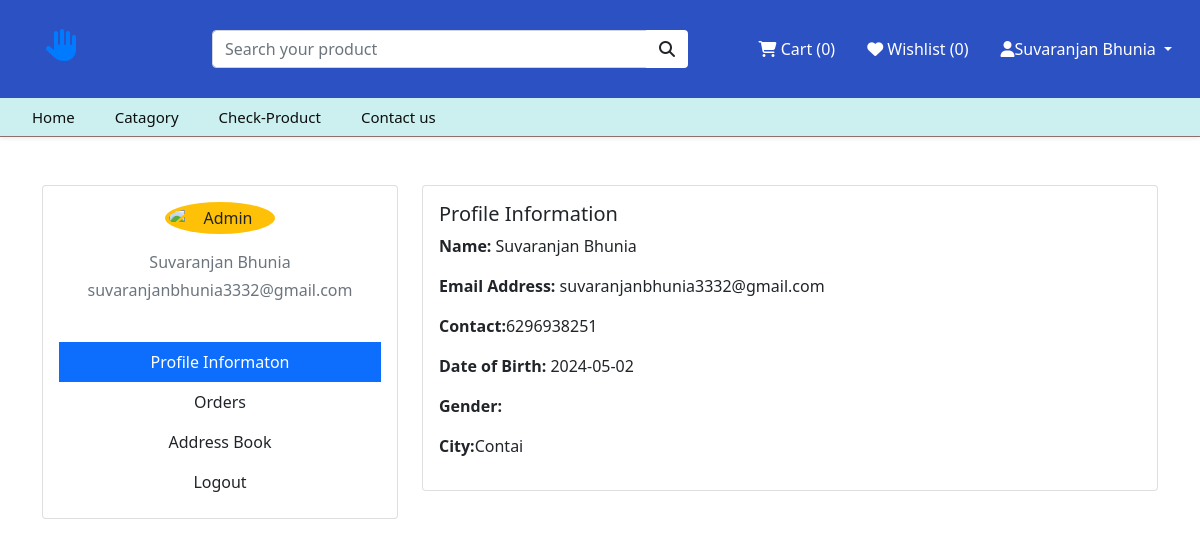
The app's page /account.php (signed in) with its own data.
### tables this page shows
CREATE TABLE `registration_data` (
  `id` int(11) NOT NULL,
  `name` varchar(100) NOT NULL,
  `email` varchar(100) NOT NULL,
  `password` text NOT NULL,
  `phone` varchar(10) NOT NULL,
  `dob` date NOT NULL,
  `gender` text NOT NULL,
  `address1` text NOT NULL,
  `address2` text NOT NULL,
  `country` varchar(50) NOT NULL,
  `city` text NOT NULL,
  `region` text NOT NULL,
  `pin` int(6) NOT NULL,
  `image` varchar(50) NOT NULL,
  `reset_token` varchar(255) NOT NULL,
  `reset_expires` datetime NOT NULL
);

### user_function.php (called while the page is built, shortened)
<?php
include('db_connection.php');
function getuserdetails($uid){
	global $conn;
	 $sql = "SELECT * FROM `registration_data` WHERE id='".$uid."'";
     $query = mysqli_query($conn, $sql);
     if (mysqli_num_rows($query) > 0) {
     	$data=mysqli_fetch_assoc($query);
     	return $data;
     }else{
     	return false;
     }
}
?>

### account.php (the view, shortened to what this page needs)
<?php
include("navber.php");
?>
<section class="my-5">
  <div class="container">
    <div class="main-body">
      <div class="row">
        <div class="col-lg-4">
          <div class="card">
            <div class="card-body">
              <div class="d-flex flex-column align-items-center text-center">
                <?php
                $uid = $_SESSION['uid'];
                $alldata = getuserdetails($uid);
                ?>
                <img src="Assets/user_img/<?php echo $alldata['image']; ?>" alt="Admin"
                  class="rounded-circle p-1 bg-warning" width="110">
                <div class="mt-3">
                  <p class="text-secondary mb-1">
                    <?php echo $alldata['name']; ?>
                  </p>
                  <p class="text-muted font-size-sm">
                    <?php
                    echo $alldata['email'];
                    ?>
                  </p>
                </div>
              </div>
              <div class="list-group list-group-flush text-center mt-4">
                <a href="#" class="list-group-item list-group-item-action border-0 " onclick="showProfileDetails()">
                  Profile Informaton
                </a>
                <a href="#" class="list-group-item list-group-item-action border-0" onclick="showOrderDetails()">
                  Orders
                </a>
                <a href="#" class="list-group-item list-group-item-action border-0 active" onclick="showAddressBook()">
                  Address Book
                </a>
                <a href="logout.php" class="list-group-item list-group-item-action border-0">Logout</a>
              </div>
            </div>
          </div>
        </div>
        <div class="col-lg-8">
          <div id="profileDetails" class="card" style="display: none;">
            <div class="card-body">
              <?php
              $uid = $_SESSION['uid'];
              $alldata = getuserdetails($uid);
              ?>
              <div class="profile-info">
                <h5>Profile Information</h5>
                <p><strong>Name:</strong> <?php echo $alldata['name']; ?></p>
                <p><strong>Email Address:</strong> <?php echo $alldata['email']; ?></p>
                <p><strong>Contact:</strong><?php echo $alldata['phone']; ?></p>
                <p><strong>Date of Birth:</strong> <?php echo $alldata['dob']; ?></p>
                <p><strong>Gender:</strong> <?php echo $alldata['gender']; ?></p>
                <p><strong>City:</strong><?php echo $alldata['city']; ?></p>
              </div>
            </div>
          </div>
        </div>
      </div>
    </div>
  </div>
</section>
<?php
include('footer_link.php');
?>

### records on screen
registration_data: name "Suvaranjan Bhunia", email "suvaranjanbhunia3332@gmail.com", phone "6296938251", dob "2024-05-02", city "Contai"

### other values on screen
$row "0"
$row1 "0"
$_SESSION['username'] "Suvaranjan Bhunia"
